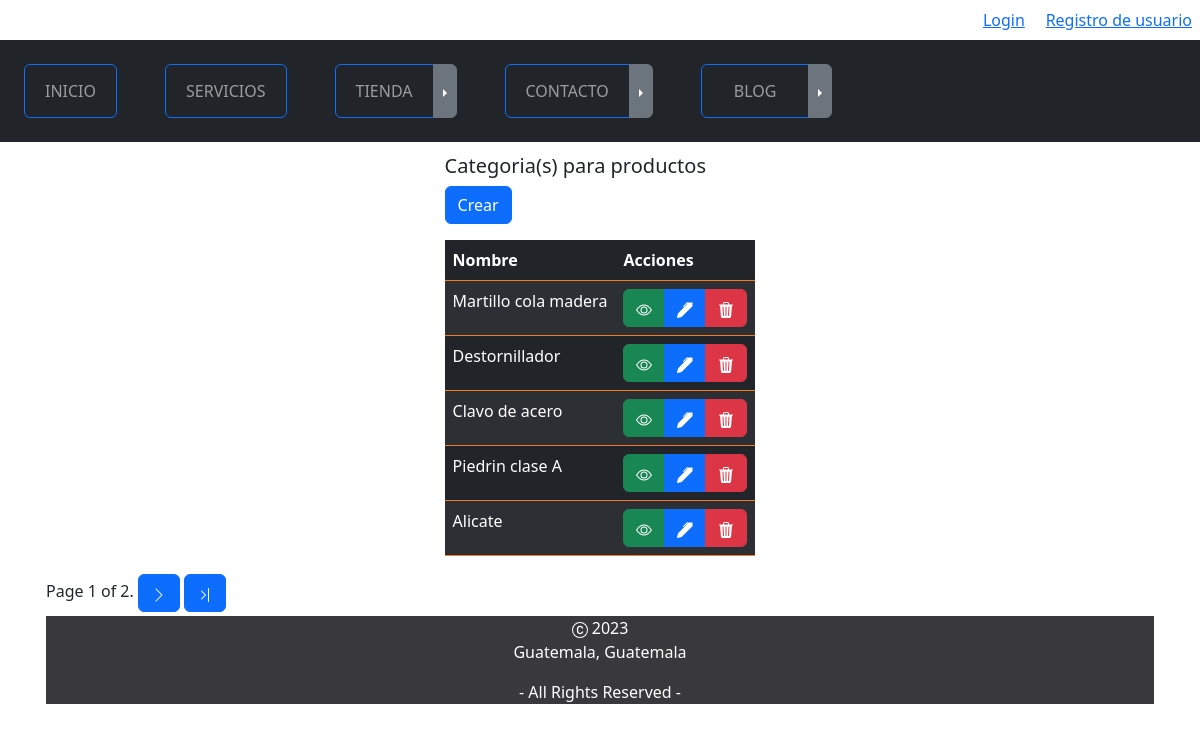
The page /tienda/categoria on the database as committed earlier.
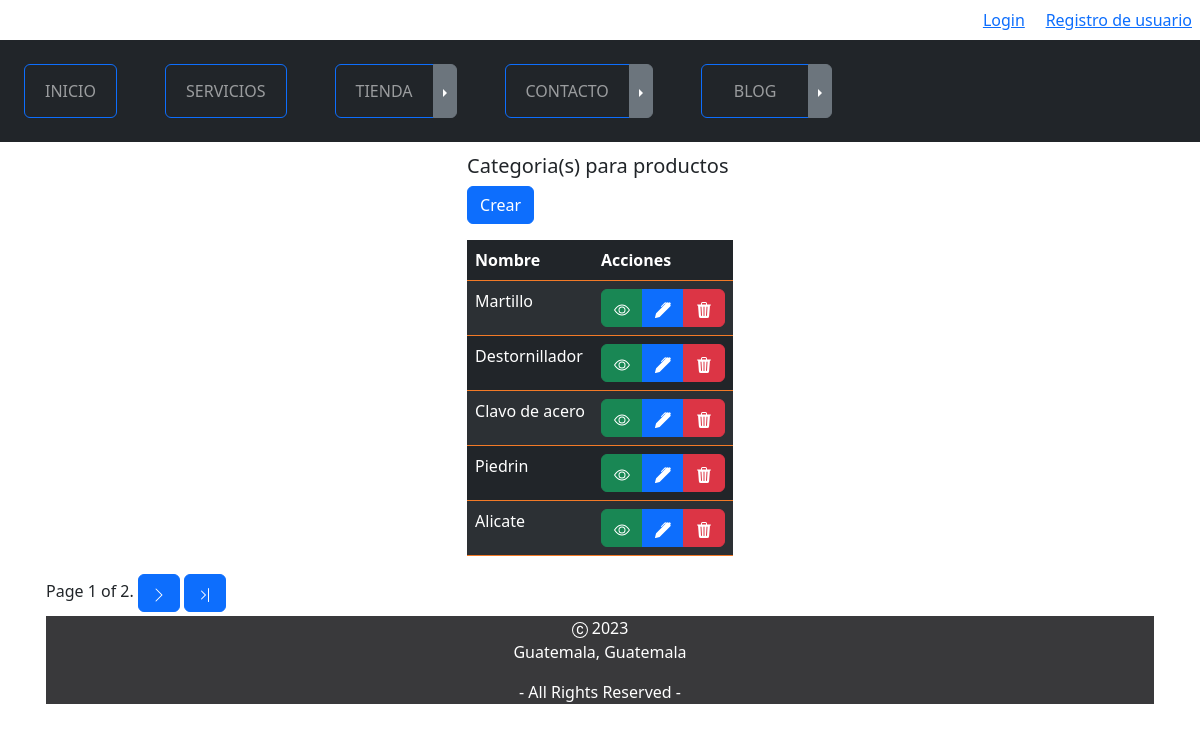
The same page on the database as committed later.
### tienda/models.py (models this page shows, shortened)
class CategoriaProducto(models.Model):
    nombre = models.CharField(max_length=50)
    created = models.DateTimeField(auto_now_add=True)
    updated = models.DateTimeField(auto_now=True)
    class Meta:
        verbose_name = 'categoriaproducto'
        verbose_name_plural = 'categoriaproductos'
        db_table = 'demo_categoriaproducto'

### tienda/views.py (the view)
# urls.py: path('categoria', CategoryProductList.as_view(
class CategoryProductList(ListView):
    paginate_by = 5
    model = CategoriaProducto

### carro/context_processor.py (called while the page is built)
def importe_total_carro(request):
    total=0.00
    mess = None
    if request.user.is_authenticated:
        carro = request.session.get("carro")
        if carro:
            for key, value in carro.items():
                total = total+(float(value["precio"]))
    else:
        mess = "Debes logearte para ver total"
    return {"importe_total_carro":"{:.2f}".format(total),
            "messagetotal":mess}

### tienda/templates/categoria/listado.html (shortened to what this page needs)
{% extends "master.html" %}
{% load static %}
{% load bootstrap_icons %}
{% block content %}
    <div class="container mt-2 w-100">
        <div class="d-flex align-items-center justify-content-center">
            <div class="table-responsive">
                <div class="container">
                    <h5>Categoria(s) para productos</h5>
                    <div align="left" class="btn_crear mb-3">
                        <a href="{% url 'categoriaproductocrear' %}" type="button" class="btn btn-primary">Crear</a>
                    </div>
                    <table class="table table-striped table-hover table-dark border-color-custom1">
                        <thead class="thead-dark">
                            <tr>
                                <th scope="col">Nombre</th>
                                <th>Acciones</th>
                            </tr>
                        </thead>
                        <tbody class="border-color-custom1">
                            {% for cateproducto in object_list  %}
                                <tr>
                                    <td>{{ cateproducto.nombre }}</td>
                                    <td>
                                        <form method="post" action="{% url 'categoriaproductoeliminar' cateproducto.id %}">
                                            <div class="btn-group">
                                                <a href="{% url 'categoriaproductodetalle' cateproducto.id %}"
                                                   title="Ver"
                                                   type="button"
                                                   class="btn btn-success">
                                                </a>
                                                <a href="{% url 'categoriaproductoeditar' cateproducto.id %}"
                                                   title="Editar"
                                                   type="button"
                                                   class="btn btn-primary">
                                                </a>
                                                <button class="btn btn-danger" onclick="return eliminar();" type="submit">
                                                </button>
                                            </div>
                                        </form>
                                    </td>
                                </tr>
                            {% endfor %}
                        </tbody>
                    </table>
                </div>
            </div>
        </div>
        <div class="pagination">
            <span class="step-links">
                <span class="current">Page {{ page_obj.number }} of {{ page_obj.paginator.num_pages }}.</span>
                {% if page_obj.has_next %}
                    <a href="?page={{ page_obj.next_page_number }}"
                       title="Siguiente"
                       type="button"
                       class="btn btn-primary">
                        <svg xmlns="http://www.w3.org/2000/svg"
                             width="16"
                             height="16"
                             fill="currentColor"
                             class="bi bi-chevron-right"
                             viewBox="0 0 16 16">
                            <path fill-rule="evenodd" d="M4.646 1.646a.5.5 0 0 1 .708 0l6 6a.5.5 0 0 1 0 .708l-6 6a.5.5 0 0 1-.708-.708L10.293 8 4.646 2.354a.5.5 0 0 1 0-.708z"/>
                        </svg>
                    </a>
                    <a href="?page={{ page_obj.paginator.num_pages }}"
                       title="ultimo"
                       type="button"
                       class="btn btn-primary">
                    </a>
                {% endif %}
            </span>
        </div>
    </div>
{% endblock %}

Rows that differ between the two databases and show on the page:
changed CategoriaProducto: nombre "Martillo cola madera" → "Martillo"
changed CategoriaProducto: nombre "Piedrin clase A" → "Piedrin"
